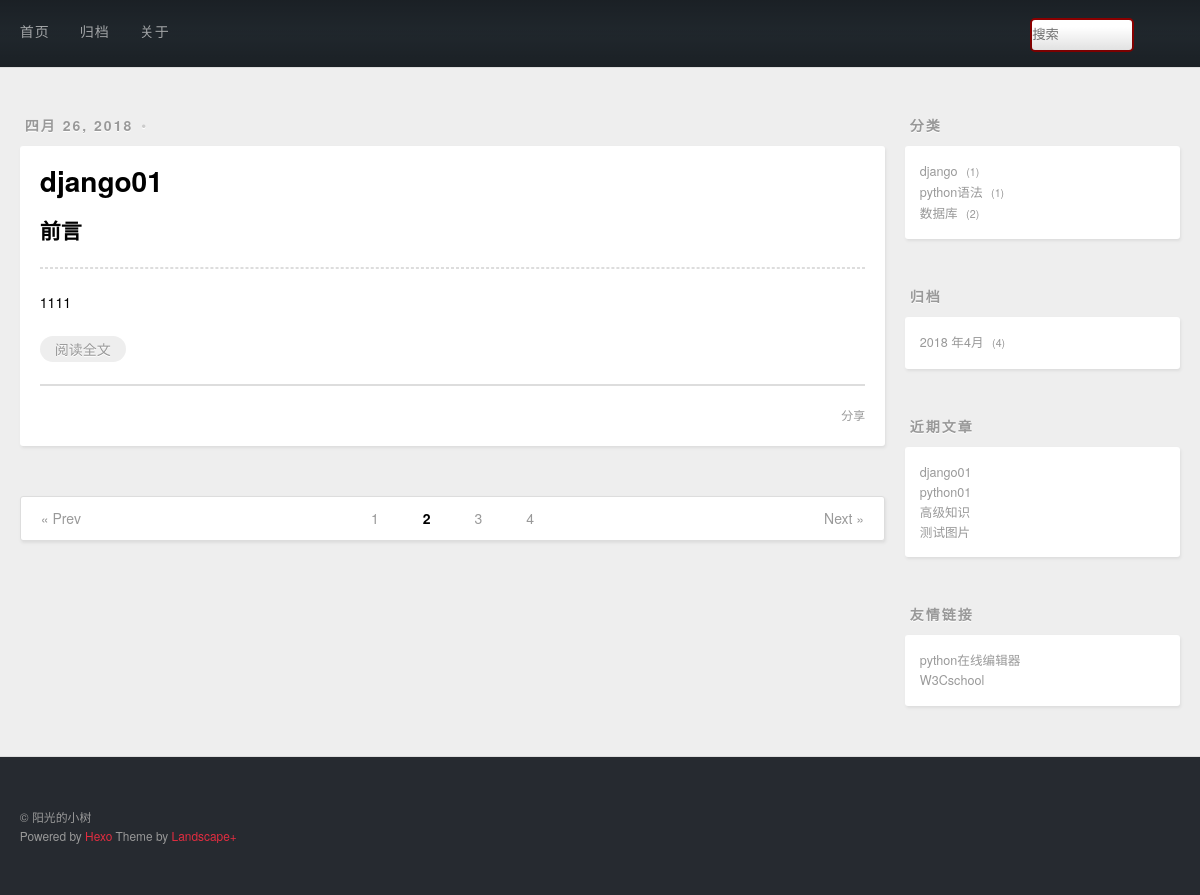
/page/2, run on the app's committed database.
### mypost/models.py (models this page shows, shortened)
class Post(models.Model):
    title=models.CharField(max_length=20,verbose_name='题目')
    decs =RichTextUploadingField(verbose_name='描述')
    content=models.TextField(verbose_name='描述',null=True,blank=True,default='非必须项')
    created=models.DateField(auto_now_add=True,verbose_name='创建时间')
    modified=models.DateField(auto_now=True,verbose_name='修改')
    zhonglei=models.ForeignKey(Zhonglei,verbose_name='种类')
    biaoqian=models.ManyToManyField(Biaoqian,verbose_name='标签')
    @staticmethod
    def get_post_by_page(num,per_page=1):#num 第几页  per_page  没有有多少个
        num=int(num)
        from django.core.paginator import Paginator
        fenye=Paginator(Post.objects.order_by('-modified').all(),per_page)
        if num<1:
            num = 1
        if num>fenye.num_pages:#num_pages总的页数
            num = fenye.num_pages
        page = fenye.page(num)
        pervious = 2
        last = 2
        if num <= pervious:
            start = 1
            end = last + pervious + 1
        if num > pervious:
            start = num - pervious + 1
            end = num + last + 1
        if end > fenye.num_pages:
            min = end - fenye.num_pages
            end = fenye.num_pages
            start -= min
            if start <= 1:
                start = 1
        return (page, range(start, end + 1))

class Zhonglei(models.Model):
    name=models.CharField(max_length=20,unique=True)

### mypost/views.py (the view)
# urls.py: url(r'^page/(\d+)$', views.index_view),
def index_view(request,  num='1'):
    page,page_range =Post.get_post_by_page(num,1)
    return render(request,'index.html',context={'page':page,'page_range':page_range})

### mypost/quanjushanxiawen.py (called while the page is built)
def slider_context(request):
    context={}
    context['category']=Post.objects.values('zhonglei','zhonglei__name').annotate(count = Count('*'))
    archive = Post.objects.values('created').order_by('-created')
    context['archive']=archive
    context['recent']=Post.objects.order_by('-created').all()[:5]
    return context

### mypost/templatetags/markdowndisplay.py (called while the page is built)
@register.filter
def mark(value):
    return  markdown.markdown(value)

### mypost/templates/index.html (shortened to what this page needs)
{%  extends 'blogbase.html' %}
{% load markdowndisplay %}
{% block main %}
  {% for post in page.object_list %}
 <article class="article article-type-post">
            <div class="article-meta">
                <a class="article-date">
                    <time>{{ post.created|date }}</time>
                </a>
                <div class="article-category">
                </div>
            </div>
            <div class="article-inner">
                <header class="article-header">
                    <h1 itemprop="name">
                        <a class="article-title" href="#" target="_blank">{{ post.title }}</a>
                    </h1>
                </header>
                <div class="article-entry" itemprop="articleBody">
                    <h2>前言</h2>
                    <hr>
                    {{ post.decs|mark|safe }}
                    <p class="article-more-link">
                        <a href="/post/details/{{ post.id }}" target="_blank">阅读全文</a>
                    </p>
                </div>
                <footer class="article-footer">
                    <a data-url="存放文章的url" class="article-share-link">分享</a>
                </footer>
            </div>
        </article>
  {% endfor %}
    <nav id="page-nav">
            {% if page.has_previous %}
             <a class="extend prev" rel="next" href="/page/{{ page.previous_page_number }}">« Prev</a>
            {% endif %}
              {% for p in page_range %}
              {% if p == page.number %}
              <span class="page-number current">{{ p }}</span>
              {% else  %}
                  <a class="page-number" href="/page/{{ p }}">{{ p }}</a>
              {% endif %}
              {% endfor %}
            {% if page.has_next %}
            <a class="extend next" rel="next" href="/page/{{ page.next_page_number }}">Next »</a>
            {% endif %}
    </nav>
{% endblock main %}

### templates/blogslider.html
<aside id="sidebar">
  <div class="widget-wrap">
    <h3 class="widget-title">分类</h3>
    <div class="widget">
      <ul class="category-list">
          {% for cate in category %}
              <li class="category-list-item">
              <a class="category-list-link" href="/category/{{ cate.zhonglei }}">{{ cate.zhonglei__name }}</a>
              <span class="category-list-count">{{ cate.count }}</span>
          </li>
          {% endfor cate %}
      </ul>
      </div>
  </div>
  <div class="widget-wrap">
    <h3 class="widget-title">归档</h3>
    <div class="widget">
      <ul class="archive-list">
           {% regroup archive by created.year as year_group  %}
          {% for year in year_group %}
              {%  regroup year.list by created.month  as month_group %}
                  {% for month in month_group %}
          <li class="archive-list-item">
                      <a class="archive-list-link" href="/archive/{{ year.grouper }}/{{month.grouper}}">{{ year.grouper  }} 年{{ month.grouper }}月</a>
              <span class="archive-list-count">{{ month.list|length }}</span>
          </li>{% endfor  %}
       {% endfor %}
      </ul>
    </div>
  </div>
  <div class="widget-wrap">
    <h3 class="widget-title">近期文章</h3>
    <div class="widget">
      <ul>
         {% for p in recent %}
              <li>
            <a href="/post/details/{{ p.id }}" target="_blank">{{ p.title }}</a>
          </li>
          {% endfor %}
      </ul>
    </div>
  </div>
  <div class="widget-wrap">
    <h3 class="widget-title">友情链接</h3>
    <div class="widget">
      <ul>
          <li>
            <a href="https://c.runoob.com/compile/6" target="_blank">python在线编辑器</a>
          </li>
          <li>
            <a href="https://www.w3cschool.cn/python/" target="_blank">W3Cschool</a>
          </li>
      </ul>
    </div>
  </div>
</aside>

### data on the page
Post: created "四月 26, 2018", title "django01", decs|mark "1111"
Zhonglei: zhonglei__name "django", count "1"
Zhonglei: zhonglei__name "python语法", count "1"
Zhonglei: zhonglei__name "数据库", count "2"
Post: title "python01"
Post: title "高级知识"
Post: title "测试图片"

### other printed values
{{ p }} "1" "3" "4"
{{ p }} "2"
{{ year.grouper }} "2018"
{{ month.grouper }} "4"
{{ month.list|length }} "4"
